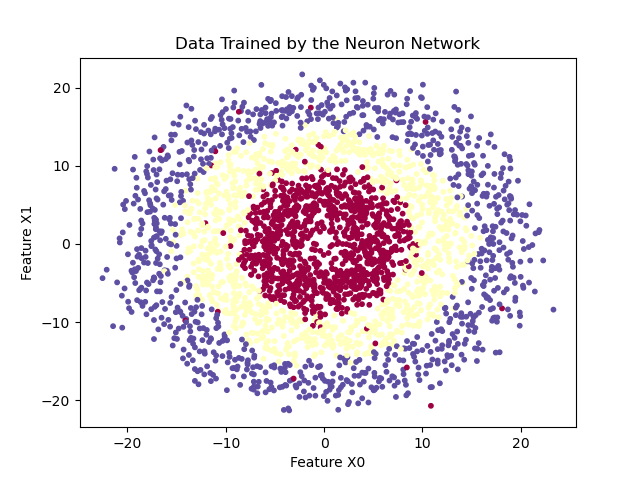

Recreate this plot in Python.
import numpy as np
import matplotlib.pyplot as plt

class Circle:
    def __init__(self, n_points, n_classes, n_dimensions, noise_std=2.0, radius_step=2.0, random_state=None):
        if random_state is not None:
            rng = np.random.default_rng(random_state)
        else:
            rng = np.random.default_rng()

        N = n_points
        K = n_classes
        D = n_dimensions

        self.P = np.zeros((N * K, D))
        self.L = np.zeros(N * K, dtype='uint8')

        for j in range(K):
            base_r = radius_step * (j + 1)
            r_noise = base_r + rng.normal(scale=noise_std, size=N)

            theta = np.linspace(0, 2 * np.pi, N)
            idx = range(N * j, N * (j + 1))
            self.P[idx] = np.c_[r_noise * np.cos(theta), r_noise * np.sin(theta)]
            self.L[idx] = j

class Optimizer_SGD_Decay_Momentum:
    def __init__(self, beta=0.9, learning_rate=0.01, decay=1e-3):
        self.initial_lr = learning_rate
        self.current_lr = learning_rate
        self.beta = beta
        self.decay_rate = decay
        self.iterations = 0

    def pre_update_params(self):
        self.current_lr = self.initial_lr * (1 / (1 + self.decay_rate * self.iterations))

    def update_params(self, layer):
        if not hasattr(layer, "weight_velocity"):
            layer.weight_velocity = np.zeros_like(layer.weights)
            layer.bias_velocity = np.zeros_like(layer.biases)
        
        layer.weight_velocity = self.beta * layer.weight_velocity + self.current_lr * layer.dweights
        layer.bias_velocity = self.beta * layer.bias_velocity + self.current_lr * layer.dbiases

        layer.weights -= layer.weight_velocity
        layer.biases -= layer.bias_velocity

    def post_update_params(self):
        self.iterations += 1

class Optimizer_Adam:
    def __init__(self, learning_rate = 0.001, beta1=0.9, beta2=0.999, epsilon = 1e-7, decay_rate = 5e-3):
        self.initial_lr = learning_rate
        self.current_lr = learning_rate
        self.beta1 = beta1
        self.beta2 = beta2
        self.epsilon = epsilon
        self.decay_rate = decay_rate
        self.iterations = 0

    def pre_update_params(self):
        if self.decay_rate:
            self.current_lr = self.initial_lr * (1 / (1 + self.decay_rate * self.iterations))

    def update_params(self, layer):
        if not hasattr(layer, "weight_momentum"):
            layer.weight_momentum = np.zeros_like(layer.weights)
            layer.weight_cache = np.zeros_like(layer.weights)
            layer.bias_momentum = np.zeros_like(layer.biases)
            layer.bias_cache = np.zeros_like(layer.biases)

        layer.weight_momentum = self.beta1 * layer.weight_momentum + (1 - self.beta1) * layer.dweights
        layer.weight_cache = self.beta2 * layer.weight_cache + (1 - self.beta2) * layer.dweights ** 2

        layer.bias_momentum = self.beta1 * layer.bias_momentum + (1 - self.beta1) * layer.dbiases
        layer.bias_cache = self.beta2 * layer.bias_cache + (1 - self.beta2) * layer.dbiases ** 2

        # correction
        layer.weight_momentum_cr = layer.weight_momentum / (1 - self.beta1 ** (self.iterations + 1))
        layer.weight_cache_cr = layer.weight_cache / (1 - self.beta2 ** (self.iterations + 1))

        layer.bias_momentum_cr = layer.bias_momentum / (1 - self.beta1 ** (self.iterations + 1))
        layer.bias_cache_cr = layer.bias_cache / (1 - self.beta2 ** (self.iterations + 1))

        # update weights
        layer.weights -= self.current_lr * layer.weight_momentum_cr / (np.sqrt(layer.weight_cache_cr) + self.epsilon)
        layer.biases -= self.current_lr * layer.bias_momentum_cr / (np.sqrt(layer.bias_cache_cr) + self.epsilon)

    def post_update_params(self):
        self.iterations += 1

class Dense:
    def __init__(self, n_inputs, n_neurons):
        self.weights = 0.01 * np.random.randn(n_inputs, n_neurons)
        self.biases = np.zeros((1, n_neurons))

    def forward(self, inputs):
        self.inputs = inputs
        self.output = np.dot(inputs, self.weights) + self.biases

    def backward(self, dvalues):
        self.dweights = np.dot(self.inputs.T, dvalues)
        self.dbiases = np.sum(dvalues, axis = 0)
        self.dinputs = np.dot(dvalues, self.weights.T)

class Layer_DropOut:
    def __init__(self, dropout_rate):
        self.dropout_rate = dropout_rate
        self.keep_probability = 1.0 - dropout_rate

    def forward(self, inputs):
        self.inputs = inputs
        self.binary_mask = np.random.binomial(1, self.keep_probability, size = inputs.shape) / self.keep_probability
        self.output = inputs * self.binary_mask

    def backward(self, dvalues):
        self.dinputs = dvalues * self.binary_mask

class Activation_ReLU:
    def forward(self, inputs):
        self.inputs = inputs
        self.output = np.maximum(0, inputs)
    
    def backward(self, dvalues):
        self.dinputs = dvalues.copy()
        self.dinputs[self.inputs <= 0] = 0

class Loss:
    def calculate(self, y_pred, y_true):
        samples = self.forward(y_pred, y_true)
        loss = np.mean(samples)
        return loss

class Activation_Softmax_Loss_CategoricalCrossEntropy(Loss):
    def forward(self, y_pred, y_true):
        exp_values = np.exp(y_pred  - np.max(y_pred, axis = 1, keepdims=True))
        probabilities = exp_values / np.sum(exp_values, axis = 1, keepdims=True)
        self.output = probabilities

        # loss
        samples = len(y_pred)
        prob_clipped = np.clip(probabilities, 1e-7, 1 - 1e-7)
        if len(y_true.shape) == 1:
            correct_conf = prob_clipped[range(samples), y_true]
        else:
            correct_conf = np.sum(prob_clipped * y_true, axis = 1)
        negative_log_likelihood = -np.log(correct_conf)
        return negative_log_likelihood
    
    def backward(self, y_pred, y_true):
        self.dinputs = y_pred.copy()
        samples = len(y_pred)
        if len(y_true.shape) == 2:
            y_true = np.argmax(y_true, axis = 1)

        self.dinputs[range(samples), y_true] -= 1
        self.dinputs /= samples
            
n_points = 1000
n_classes = 3
n_dimensions = 2

TrainingData = Circle(n_points, n_classes, n_dimensions, noise_std=2.0, radius_step=6.0)
X = TrainingData.P[:, 0]
Y = TrainingData.P[:, 1]

plt.figure(1)
plt.scatter(X, Y, s = 5, c = TrainingData.L, cmap = plt.cm.Spectral)
plt.xlabel("Feature X0")
plt.ylabel("Feature X1")
plt.title("Training data")
plt.show()

Dense1 = Dense(2, 64)
activation1 = Activation_ReLU()
Dense_dropout1 = Layer_DropOut(dropout_rate=0.1)
Dense2 = Dense(64, 64)
activation2 = Activation_ReLU()
Dense_dropout2 = Layer_DropOut(dropout_rate=0.1)
Dense3 = Dense(64, 3)
loss_activation = Activation_Softmax_Loss_CategoricalCrossEntropy()
optimizer = Optimizer_Adam(learning_rate=0.05, decay_rate=0.001)

for epoch in range(10001):
    Dense1.forward(TrainingData.P)
    activation1.forward(Dense1.output)
    Dense_dropout1.forward(activation1.output)

    Dense2.forward(Dense_dropout1.output)
    activation2.forward(Dense2.output)
    Dense_dropout2.forward(activation2.output)

    Dense3.forward(Dense_dropout2.output)

    loss = loss_activation.calculate(Dense3.output, TrainingData.L)
    predictions = np.argmax(loss_activation.output, axis = 1)
    accuracy = np.mean(predictions == TrainingData.L)

    loss_activation.backward(loss_activation.output, TrainingData.L)
    Dense3.backward(loss_activation.dinputs)
    Dense_dropout2.backward(Dense3.dinputs)
    activation2.backward(Dense_dropout2.dinputs)
    Dense2.backward(activation2.dinputs)
    Dense_dropout1.backward(Dense2.dinputs)
    activation1.backward(Dense_dropout1.dinputs)
    Dense1.backward(activation1.dinputs)

    optimizer.pre_update_params()
    optimizer.update_params(Dense1)
    optimizer.update_params(Dense2)
    optimizer.update_params(Dense3)
    optimizer.post_update_params()

    if epoch % 100 == 0:
        print(f'Epoch: {epoch}, Loss: {loss}, Accuracy: {accuracy}, learning rate: {optimizer.current_lr}')

plt.scatter(X, Y, c=predictions, s=10, cmap=plt.cm.Spectral)
plt.title("Data Trained by the Neuron Network")
plt.xlabel("Feature X0")
plt.ylabel("Feature X1")
plt.show()
